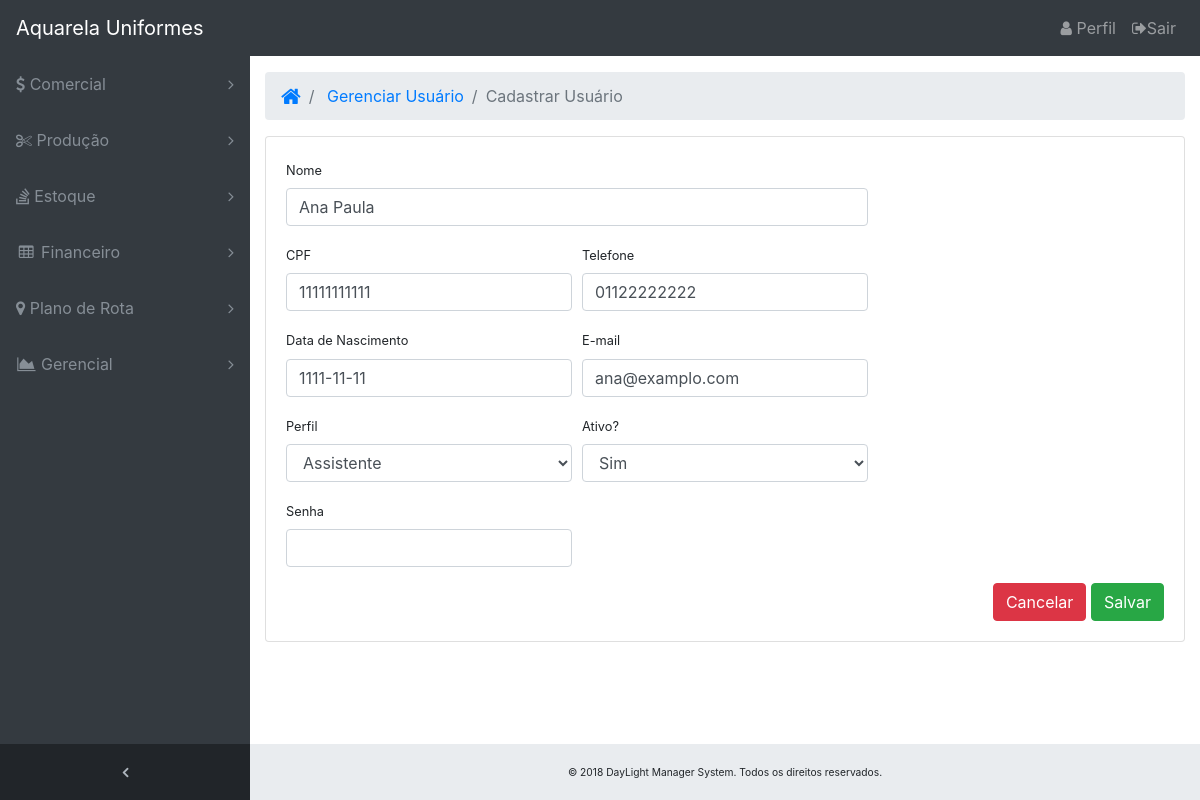
/gerencial/cadastrarusuario/1/, run on an earlier commit of the app's database.
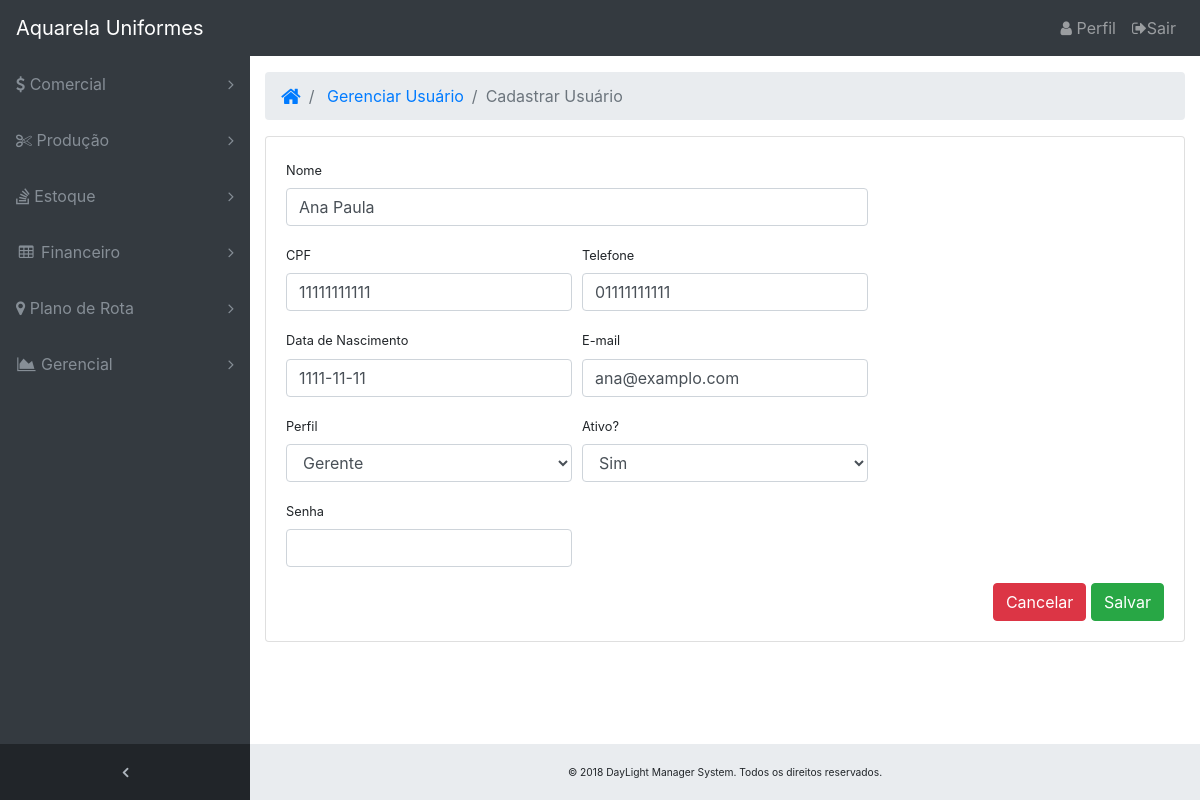
And on a later commit of the database.
### core/models/usuario.py (models this page shows, shortened)
class Usuario(AbstractBaseUser):
    nome = models.CharField('Nome', max_length=50, null=False, blank=False)
    email = models.EmailField('E-mail', max_length=100, unique=True, null=False, blank=False)
    cpf = models.CharField('CPF', max_length=11, unique=True, null=False, blank=False)
    dt_nascimento = models.DateField('Data de Nascimento', max_length=10, null=True, blank=True)
    telefone = models.CharField('Telefone', max_length=11)
    perfil = models.CharField('Perfil', choices=PERFIL_CHOICES, max_length=1, null=False, blank=False)
    status_user = models.BooleanField("Ativo", default=True)
    is_staff = models.BooleanField(default=False)
    USERNAME_FIELD = 'email'
    objects = UsuarioManager()

### core/views/atualizar.py (the view)
# urls.py: path('gerencial/cadastrarusuario/<id>/', views.update_usuario, name='update_usuario'),
def update_usuario(request, id):
    update_usuario = Usuario.objects.get(id=id)
    form = UsuarioForm(request.POST or None, instance=update_usuario)
    if form.is_valid():
        form.save()
        return redirect('list_usuario')
    return render(request, 'gerencial/cadastrarusuario.html', { 'form' : form, 'update_usuario':update_usuario })

### core/forms/usuarioform.py
class UsuarioForm(forms.ModelForm):
    class Meta:
        model = Usuario
        fields = '__all__'
        widgets = {
            'nome': forms.TextInput(attrs={'class':'form-control'}),
            'email': forms.EmailInput(attrs={'class':'form-control'}),
            'cpf': forms.TextInput(attrs={'class':'form-control', 'pattern':'\d{11}', 'title':'Somente numeros'}),
            'dt_nascimento': forms.DateInput(attrs={'class':'form-control', 'pattern':'\d{2}/\d{2}/\d{4}', 'title':'Data formato 00/00/0000'}),
            'telefone': forms.TextInput(attrs={'class':'form-control', 'pattern':'\d{11}', 'title':'FONE formato ddd + numero'}),
            'perfil': forms.Select(attrs={'class':'form-control'}),
            'status_user': forms.NullBooleanSelect(attrs={'class':'form-control'}),
            'password': forms.PasswordInput(attrs={'class':'form-control'}),
        }

### core/templates/gerencial/cadastrarusuario.html (shortened to what the changed rows need)
{% extends 'base.html' %}
{% load static %}
{% block main %}
<div class="row">
    <div class="col-sm-12">
        <div class="card">
            <div class="card-body">
                <div class="row">
                    <div class="col-lg-12">
                        <form method="POST" autofocus>
                            <div class="form-row">
                                <div class="col-8">
                                    <div class="form-group">
                                        <label class="small">Nome</label>
                                        {{ form.nome }}
                                    </div>
                                </div>
                            </div>
                            <div class="form-row">
                                <div class="col-4">
                                    <div class="form-group">
                                        <label class="small">CPF</label>
                                        {{ form.cpf }}
                                    </div>
                                </div>
                                <div class="col-4">
                                    <div class="form-group">
                                        <label class="small">Telefone</label>
                                        {{ form.telefone }}
                                    </div>
                                </div>
                            </div>
                            <div class="form-row">
                                <div class="col-4">
                                    <div class="form-group">
                                        <label class="small">Data de Nascimento</label>
                                        {{ form.dt_nascimento }}
                                    </div>
                                </div>
                                <div class="col-4">
                                    <div class="form-group">
                                        <label class="small">E-mail</label>
                                        {{ form.email }}
                                    </div>
                                </div>
                            </div>
                            <div class="form-row">
                                <div class="col-4">
                                    <div class="form-group">
                                        <label class="small">Perfil</label>
                                        {{ form.perfil }}
                                    </div>
                                </div>
                                <div class="col-4">
                                    <div class="form-group">
                                        <label class="small">Ativo?</label>
                                        {{ form.status_user }}
                                    </div>
                                </div>
                            </div>
                            <div class="form-row">
                                <div class="col-4">
                                    <div class="form-group">
                                        <label class="small">Senha</label>
                                        {{ form.password }}
                                    </div>
                                </div>
                            </div>
                        </form>
                    </div>
                </div>
            </div>
        </div>
    </div>
</div>
<br />
{% endblock %}

What changed in the data, as far as the page shows it:
changed Usuario "Ana Paula": telefone "01122222222" → "01111111111"; perfil "Assistente" → "Gerente"
